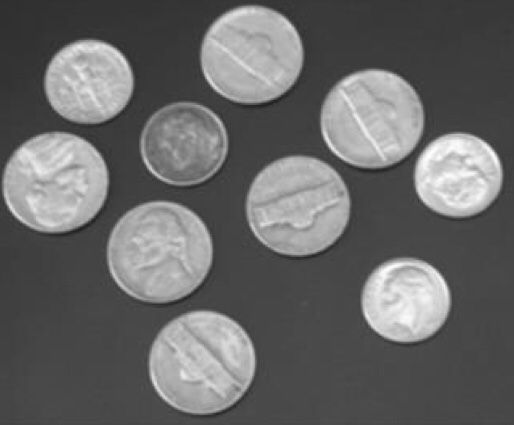
//> input picture ConnectedDomainMarker/ConnectedDomainMarker/0.jpg, 514 x 425 px
$ ./ConnectedDomainMarker   (built with g++ and OpenCV 4)
//> lines starting //> are read from the running program, lines starting //| are printed output that depends on the picture; after the words box and inside, x2 and y2 are one past the last pixel; in counts of white or black regions, pixels touching at a corner belong together
#include <iostream>
#include <opencv2/opencv.hpp>
using namespace cv;
using namespace std;
int main()
{
	Mat binaryMat, labelMat, stateMat, centerMat;
	Mat srcMat = imread("0.jpg", 0);
//> srcMat is the input picture: 425 rows x 514 cols, CV_8UC1; min 28, max 255, mean 104.1
	threshold(srcMat, binaryMat, 100, 255, THRESH_BINARY);		//二值化算法
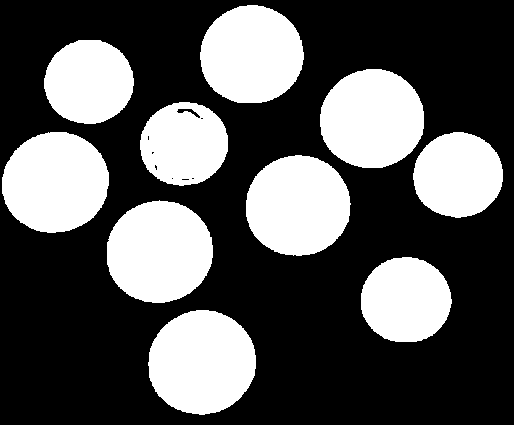
//> binaryMat: 425 rows x 514 cols, CV_8UC1; 33.9% white; 10 white regions, largest, box (x1, y1, x2, y2) and area: (148, 310, 256, 415) 8835, (107, 200, 213, 303) 8573, (2, 132, 109, 233) 8482
	int Number = connectedComponentsWithStats(binaryMat, labelMat, stateMat, centerMat, 8, CV_32S);	//连通域标记函数
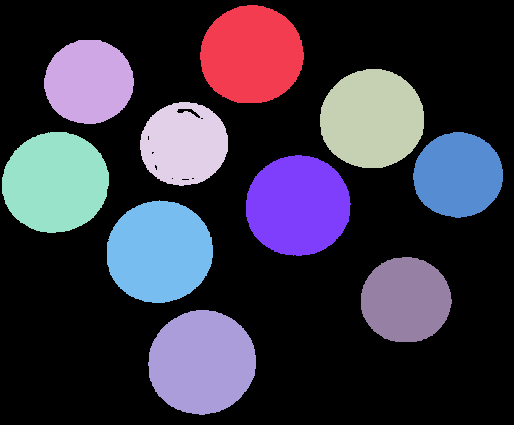
//> labelMat: 425 rows x 514 cols, CV_32SC1; 11 distinct labels, from 0 to 10; one colour per label, 0 black
//> stateMat = [[0, 0, 514, 425, 144312], [200, 5, 104, 98, 8021], [44, 40, 90, 84, 5937], [320, 69, 104, 99, 8161], [140, 102, 88, 84, 5695], [2, 132, 107, 101, 8482], [413, 132, 90, 86, 6016], [246, 155, 105, 101, 8311], [107, 200, 106, 103, 8573], [361, 257, 91, 85, 6107], [148, 310, 108, 105, 8835]]; centerMat = [[264, 222.6], [251.2, 54.31], [88.43, 81.44], [371.7, 118.5], [183.6, 143.8], [54.91, 182], [457.6, 174.7], [297.5, 205.3], [159, 251.5], [405.4, 299.6], [201.5, 362]]; Number = 11

	cout << "硬币数= " << Number - 1 << endl;  //硬币数为统计值减去一张背景的连通域
//| 硬币数= 10

	for (int i = 1; i < Number; i++)
	{
		Rect bbx;
		bbx.x = stateMat.at<int>(i, 0);
		bbx.y = stateMat.at<int>(i, 1);
		bbx.width = stateMat.at<int>(i, 2);
		bbx.height = stateMat.at<int>(i, 3);
		rectangle(binaryMat, bbx, CV_RGB(255, 255, 255), 1, 8, 0);
	}
//> this loop made 10 passes
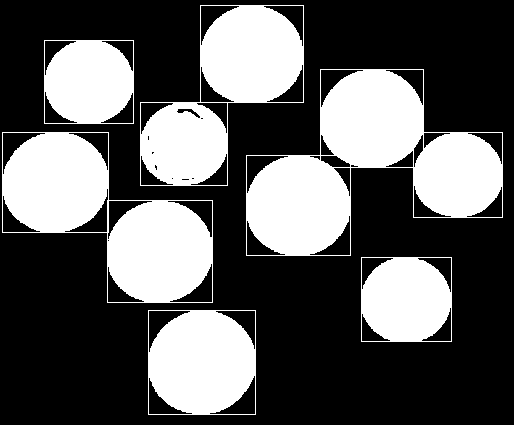
//> binaryMat: 425 rows x 514 cols, CV_8UC1; 35.4% white; 6 white regions, box (x1, y1, x2, y2) and area: (246, 69, 503, 256) 23409, (2, 132, 213, 303) 17771, (140, 5, 304, 186) 14333, (148, 310, 256, 415) 9220, (361, 257, 452, 342) 6401, (44, 40, 134, 124) 6227

	imshow("frame", srcMat);
	imshow("binaryMat", binaryMat);
	waitKey(0);
	return 0;
}
